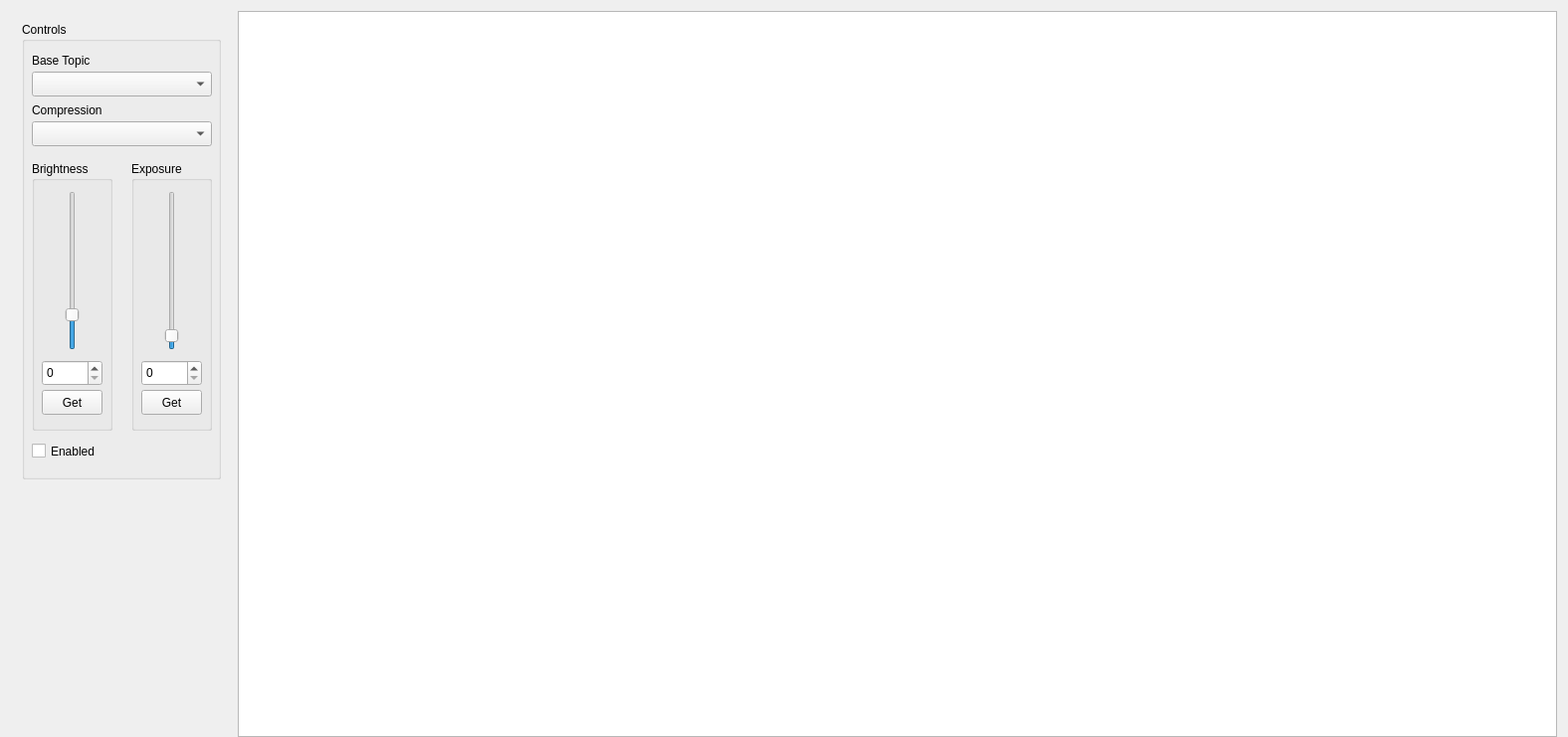
<?xml version="1.0" encoding="UTF-8"?>
<ui version="4.0">
 <class>TrackerGUI</class>
 <widget class="QMainWindow" name="TrackerGUI">
  <property name="geometry">
   <rect>
    <x>0</x>
    <y>0</y>
    <width>1576</width>
    <height>741</height>
   </rect>
  </property>
  <property name="windowTitle">
   <string>CameraParamsGUI</string>
  </property>
  <property name="windowIcon">
   <iconset>
    <normaloff>../../../NRMC2019/src/gui/tracker_gui/ui/brnrmc_logo.png</normaloff>
    <normalon>brnrmc_logo.png</normalon>../../../NRMC2019/src/gui/tracker_gui/ui/brnrmc_logo.png</iconset>
  </property>
  <widget class="QWidget" name="centralWidget">
   <layout class="QHBoxLayout" name="horizontalLayout_3">
    <property name="bottomMargin">
     <number>0</number>
    </property>
    <item>
     <widget class="QWidget" name="controlsWidget" native="true">
      <property name="sizePolicy">
       <sizepolicy hsizetype="Fixed" vsizetype="Preferred">
        <horstretch>0</horstretch>
        <verstretch>0</verstretch>
       </sizepolicy>
      </property>
      <property name="minimumSize">
       <size>
        <width>200</width>
        <height>0</height>
       </size>
      </property>
      <property name="baseSize">
       <size>
        <width>200</width>
        <height>0</height>
       </size>
      </property>
      <layout class="QVBoxLayout" name="verticalLayout">
       <item>
        <widget class="QGroupBox" name="controlsGroupBox">
         <property name="sizePolicy">
          <sizepolicy hsizetype="Fixed" vsizetype="Fixed">
           <horstretch>0</horstretch>
           <verstretch>0</verstretch>
          </sizepolicy>
         </property>
         <property name="minimumSize">
          <size>
           <width>200</width>
           <height>460</height>
          </size>
         </property>
         <property name="maximumSize">
          <size>
           <width>200</width>
           <height>460</height>
          </size>
         </property>
         <property name="baseSize">
          <size>
           <width>200</width>
           <height>460</height>
          </size>
         </property>
         <property name="title">
          <string>Controls</string>
         </property>
         <property name="alignment">
          <set>Qt::AlignLeading|Qt::AlignLeft|Qt::AlignTop</set>
         </property>
         <widget class="QGroupBox" name="exposureGroupBox">
          <property name="geometry">
           <rect>
            <x>110</x>
            <y>140</y>
            <width>81</width>
            <height>271</height>
           </rect>
          </property>
          <property name="title">
           <string>Exposure</string>
          </property>
          <widget class="QPushButton" name="getExposureButton">
           <property name="geometry">
            <rect>
             <x>10</x>
             <y>230</y>
             <width>61</width>
             <height>25</height>
            </rect>
           </property>
           <property name="text">
            <string>Get</string>
           </property>
          </widget>
          <widget class="QSlider" name="exposureSlider">
           <property name="geometry">
            <rect>
             <x>10</x>
             <y>30</y>
             <width>61</width>
             <height>160</height>
            </rect>
           </property>
           <property name="maximum">
            <number>1000</number>
           </property>
           <property name="sliderPosition">
            <number>50</number>
           </property>
           <property name="orientation">
            <enum>Qt::Vertical</enum>
           </property>
           <property name="tickPosition">
            <enum>QSlider::NoTicks</enum>
           </property>
          </widget>
          <widget class="QSpinBox" name="exposureSpinBox">
           <property name="geometry">
            <rect>
             <x>10</x>
             <y>200</y>
             <width>61</width>
             <height>26</height>
            </rect>
           </property>
          </widget>
         </widget>
         <widget class="QGroupBox" name="brightnessGroupBox">
          <property name="geometry">
           <rect>
            <x>10</x>
            <y>140</y>
            <width>81</width>
            <height>271</height>
           </rect>
          </property>
          <property name="title">
           <string>Brightness</string>
          </property>
          <widget class="QPushButton" name="getBrightnessButton">
           <property name="geometry">
            <rect>
             <x>10</x>
             <y>230</y>
             <width>61</width>
             <height>25</height>
            </rect>
           </property>
           <property name="text">
            <string>Get</string>
           </property>
          </widget>
          <widget class="QSlider" name="brightnessSlider">
           <property name="geometry">
            <rect>
             <x>10</x>
             <y>30</y>
             <width>61</width>
             <height>160</height>
            </rect>
           </property>
           <property name="maximum">
            <number>255</number>
           </property>
           <property name="sliderPosition">
            <number>50</number>
           </property>
           <property name="orientation">
            <enum>Qt::Vertical</enum>
           </property>
           <property name="tickPosition">
            <enum>QSlider::NoTicks</enum>
           </property>
          </widget>
          <widget class="QSpinBox" name="brightnessSpinBox">
           <property name="geometry">
            <rect>
             <x>10</x>
             <y>200</y>
             <width>61</width>
             <height>26</height>
            </rect>
           </property>
          </widget>
         </widget>
         <widget class="QLabel" name="topicLabel">
          <property name="geometry">
           <rect>
            <x>10</x>
            <y>30</y>
            <width>181</width>
            <height>17</height>
           </rect>
          </property>
          <property name="text">
           <string>Base Topic</string>
          </property>
         </widget>
         <widget class="QCheckBox" name="enableCheckbox">
          <property name="geometry">
           <rect>
            <x>10</x>
            <y>420</y>
            <width>171</width>
            <height>23</height>
           </rect>
          </property>
          <property name="text">
           <string>Enabled</string>
          </property>
         </widget>
         <widget class="QComboBox" name="topicComboBox">
          <property name="geometry">
           <rect>
            <x>10</x>
            <y>50</y>
            <width>181</width>
            <height>25</height>
           </rect>
          </property>
         </widget>
         <widget class="QComboBox" name="compressionComboBox">
          <property name="geometry">
           <rect>
            <x>10</x>
            <y>100</y>
            <width>181</width>
            <height>25</height>
           </rect>
          </property>
         </widget>
         <widget class="QLabel" name="topicLabel_2">
          <property name="geometry">
           <rect>
            <x>10</x>
            <y>80</y>
            <width>181</width>
            <height>17</height>
           </rect>
          </property>
          <property name="text">
           <string>Compression</string>
          </property>
         </widget>
        </widget>
       </item>
       <item>
        <spacer name="verticalSpacer">
         <property name="orientation">
          <enum>Qt::Vertical</enum>
         </property>
         <property name="sizeHint" stdset="0">
          <size>
           <width>20</width>
           <height>40</height>
          </size>
         </property>
        </spacer>
       </item>
      </layout>
     </widget>
    </item>
    <item>
     <widget class="QGraphicsView" name="imageView">
      <property name="verticalScrollBarPolicy">
       <enum>Qt::ScrollBarAlwaysOff</enum>
      </property>
      <property name="horizontalScrollBarPolicy">
       <enum>Qt::ScrollBarAlwaysOff</enum>
      </property>
      <property name="interactive">
       <bool>false</bool>
      </property>
     </widget>
    </item>
   </layout>
  </widget>
 </widget>
 <layoutdefault spacing="6" margin="11"/>
 <resources/>
 <connections/>
</ui>
